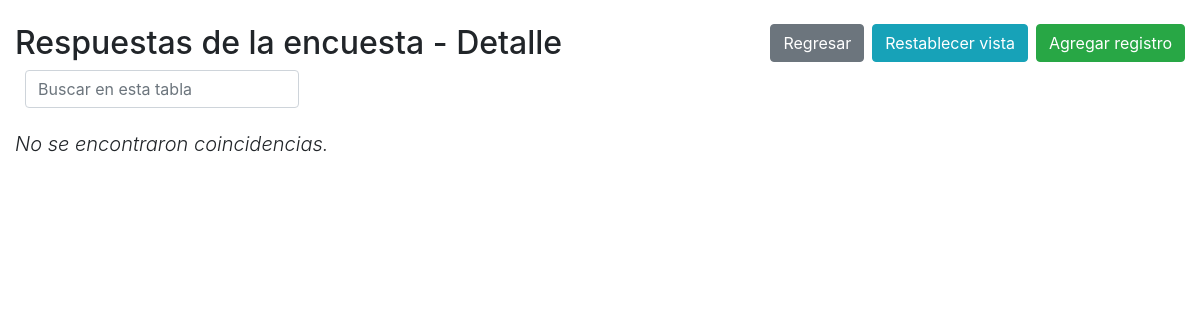
The app's page /respuestas_encuesta-index.php, older data.
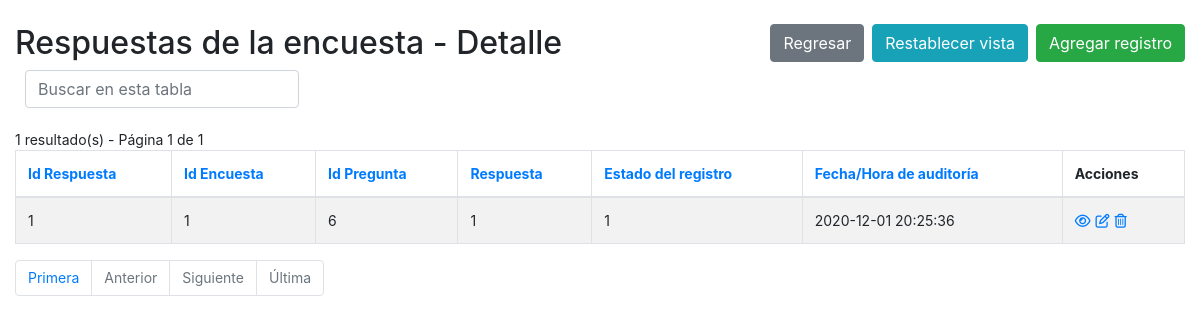
The same page, newer data.
### tables this page shows
CREATE TABLE `respuestas_encuesta` (
  `idRespuestaEncuesta` int(11) NOT NULL,
  `idEncuesta` int(11) DEFAULT NULL,
  `idPreguntaEncuesta` int(11) DEFAULT NULL,
  `respuestaSiNo` tinyint(1) NOT NULL DEFAULT -1,
  `estado` tinyint(4) NOT NULL DEFAULT 1,
  `auditoria` datetime NOT NULL DEFAULT current_timestamp() ON UPDATE current_timestamp()
);

### config.php (called while the page is built, shortened)
<?php
$no_of_records_per_page = 15;
?>

### respuestas_encuesta-index.php (the view, shortened to what the changed rows need)
<!DOCTYPE html>
<html lang="es">
<head>
    <link rel="stylesheet" href="https://stackpath.bootstrapcdn.com/bootstrap/4.5.0/css/bootstrap.min.css">
</head>
<body>
    <section class="pt-4">
        <div class="container-fluid">
            <div class="row">
                <div class="col-md-12">
                    <div class="page-header clearfix">
                        <h2 class="float-left">Respuestas de la encuesta - Detalle</h2>
                        <a href="respuestas_encuesta-create.php" class="btn btn-success float-right">Agregar registro</a>
                        <a href="respuestas_encuesta-index.php" class="btn btn-info float-right mr-2">Restablecer vista</a>
                        <a href="index.php" class="btn btn-secondary float-right mr-2">Regresar</a>
                    </div>
                    <div class="form-row">
                        <form action="respuestas_encuesta-index.php" method="get">
                    </div>
                    <br>
                    <?php
                    require_once "config.php";
                    $domain     = $_SERVER['HTTP_HOST'];
                    $script   = $_SERVER['SCRIPT_NAME'];
                    $parameters   = $_SERVER['QUERY_STRING'];
                    $protocol=strpos(strtolower($_SERVER['SERVER_PROTOCOL']),'https')
                                === FALSE ? 'http' : 'https';
                    $currenturl = $protocol . '://' . $domain. $script . '?' . $parameters;
                    if (isset($_GET['pageno'])) {
                        $pageno = $_GET['pageno'];
                    } else {
                        $pageno = 1;
                    }
                    $offset = ($pageno-1) * $no_of_records_per_page;
                    $total_pages_sql = "SELECT COUNT(*) FROM respuestas_encuesta";
                    $result = mysqli_query($link,$total_pages_sql);
                    $total_rows = mysqli_fetch_array($result)[0];
                    $total_pages = ceil($total_rows / $no_of_records_per_page);
                    $order = 'idRespuestaEncuesta';
                    $sortBy = array('asc', 'desc'); $sort = 'desc';
                    $sql = "SELECT * FROM respuestas_encuesta ORDER BY $order $sort LIMIT $offset, $no_of_records_per_page";
                    $count_pages = "SELECT * FROM respuestas_encuesta";
                    if(!empty($_GET['search'])) {
                        $search = ($_GET['search']);
                        $sql = "SELECT * FROM respuestas_encuesta
                            WHERE CONCAT (idRespuestaEncuesta,idEncuesta,idPreguntaEncuesta,respuestaSiNo,estado,auditoria)
                            LIKE '%$search%'
                            ORDER BY $order $sort
                            LIMIT $offset, $no_of_records_per_page";
                        $count_pages = "SELECT * FROM respuestas_encuesta
                            WHERE CONCAT (idRespuestaEncuesta,idEncuesta,idPreguntaEncuesta,respuestaSiNo,estado,auditoria)
                            LIKE '%$search%'
                            ORDER BY $order $sort";
                    }
                    else {
                        $search = "";
                    }
                    if($result = mysqli_query($link, $sql)){
                        if(mysqli_num_rows($result) > 0){
                            if ($result_count = mysqli_query($link, $count_pages)) {
                               $total_pages = ceil(mysqli_num_rows($result_count) / $no_of_records_per_page);
                           }
                            $number_of_results = mysqli_num_rows($result_count);
                            echo "<div class='cantidad-paginas'>" . $number_of_results . " resultado(s) - Página " . $pageno . " de " . $total_pages . "</div>";
                            echo "<table class='table table-bordered table-striped'>";
                                echo "<thead>";
                                    echo "<tr>";
                                        echo "<th><a href=?search=$search&sort=&order=idRespuestaEncuesta&sort=$sort>Id Respuesta</th>";
										echo "<th><a href=?search=$search&sort=&order=idEncuesta&sort=$sort>Id Encuesta</th>";
										echo "<th><a href=?search=$search&sort=&order=idPreguntaEncuesta&sort=$sort>Id Pregunta</th>";
										echo "<th><a href=?search=$search&sort=&order=respuestaSiNo&sort=$sort>Respuesta</th>";
										echo "<th><a href=?search=$search&sort=&order=estado&sort=$sort>Estado del registro</th>";
										echo "<th><a href=?search=$search&sort=&order=auditoria&sort=$sort>Fecha/Hora de auditoría</th>";
                                        echo "<th>Acciones</th>";
                                    echo "</tr>";
                                echo "</thead>";
                                echo "<tbody>";
                                while($row = mysqli_fetch_array($result)){
                                    echo "<tr>";
                                    echo "<td>" . $row['idRespuestaEncuesta'] . "</td>";echo "<td>" . $row['idEncuesta'] . "</td>";echo "<td>" . $row['idPreguntaEncuesta'] . "</td>";echo "<td>" . $row['respuestaSiNo'] . "</td>";echo "<td>" . $row['estado'] . "</td>";echo "<td>" . $row['auditoria'] . "</td>";
                                        echo "<td>";
                                            echo "<a href='respuestas_encuesta-read.php?idRespuestaEncuesta=". $row['idRespuestaEncuesta'] ."' title='Ver Registro' data-toggle='tooltip'><i class='far fa-eye'></i></a>";
                                            echo "<a href='respuestas_encuesta-update.php?idRespuestaEncuesta=". $row['idRespuestaEncuesta'] ."' title='Actualizar Registro' data-toggle='tooltip'><i class='far fa-edit'></i></a>";
                                            echo "<a href='respuestas_encuesta-delete.php?idRespuestaEncuesta=". $row['idRespuestaEncuesta'] ."' title='Borrar Registro' data-toggle='tooltip'><i class='far fa-trash-alt'></i></a>";
                                        echo "</td>";
                                    echo "</tr>";
                                }
                                echo "</tbody>";
                            echo "</table>";
?>
                                <ul class="pagination" align-right>
                                <?php
                                    $new_url = preg_replace('/&?pageno=[^&]*/', '', $currenturl);
                                 ?>
                                    <li class="page-item"><a class="page-link" href="<?php echo $new_url .'&pageno=1' ?>">Primera</a></li>
                                    <li class="page-item <?php if($pageno <= 1){ echo 'disabled'; } ?>">
                                        <a class="page-link" href="<?php if($pageno <= 1){ echo '#'; } else { echo $new_url ."&pageno=".($pageno - 1); } ?>">Anterior</a>
                                    </li>
                                    <li class="page-item <?php if($pageno >= $total_pages){ echo 'disabled'; } ?>">
                                        <a class="page-link" href="<?php if($pageno >= $total_pages){ echo '#'; } else { echo $new_url . "&pageno=".($pageno + 1); } ?>">Siguiente</a>
                                    </li>
                                    <li class="page-item <?php if($pageno >= $total_pages){ echo 'disabled'; } ?>">
                                        <a class="page-item"><a class="page-link" href="<?php echo $new_url .'&pageno=' . $total_pages; ?>">Última</a>
                                    </li>
                                </ul>
<?php
                        } else{
                            echo "<p class='lead sin-registros'><em>No se encontraron coincidencias.</em></p>";
                        }
                    } else{
                        echo "ERROR: No fue posible ejecutar $sql. " . mysqli_error($link);
                    }
                    ?>
                </div>
            </div>
        </div>
    </section>
</body>
</html>

Row changes from the older to the newer data that the page shows:
added respuestas_encuesta: idRespuestaEncuesta "1", idEncuesta "1", idPreguntaEncuesta "6", respuestaSiNo "1", estado "1", auditoria "2020-12-01 20:25:36"
Text that changed along with them:
$number_of_results: (not shown) → "1"
$pageno: (not shown) → "1"
$total_pages: (not shown) → "1"
text no longer shown: "No se encontraron coincidencias."
text now shown: "resultado(s) - Página de Id Respuesta Id Encuesta Id Pregunta Respuesta Estado del registro Fecha/Hora de auditoría Acciones Primera Anterior Siguiente Última"
